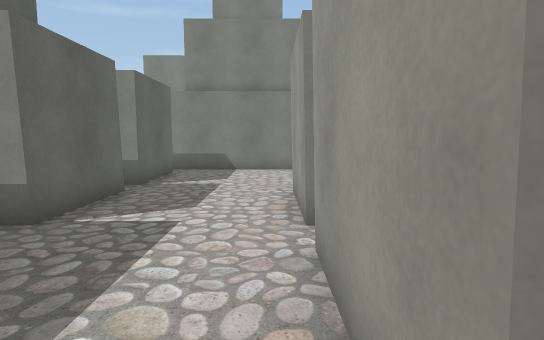
view 1 (above)

23 first-person views from a walk through a scene from a Unity 3-D project. The camera is 1.3 m above the floor, tilts 6° down and sees 80° across. The floor is counted in squares, 1 m on a side. Each view is taken from the middle of a square. On the plan, view 1 faces up. The plan holds only what a view shows up to about 14 squares ahead; the rest is blank. The place goes on beyond the plan. The player character is not drawn.

view 2
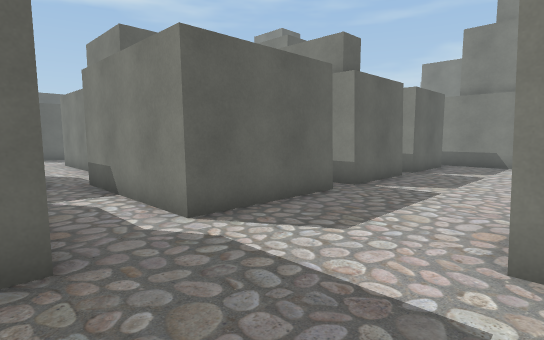

view 3
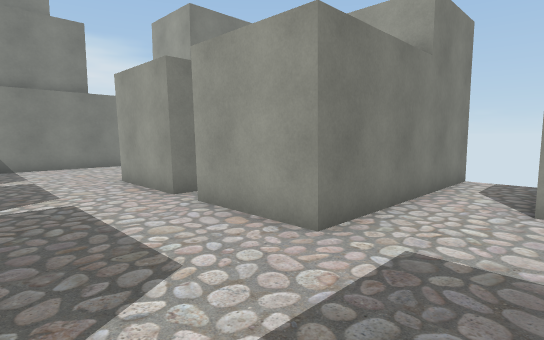

view 4
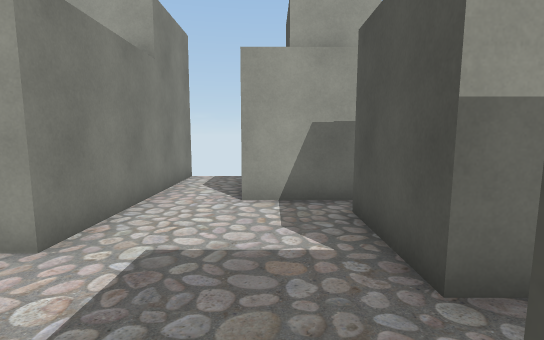

view 5
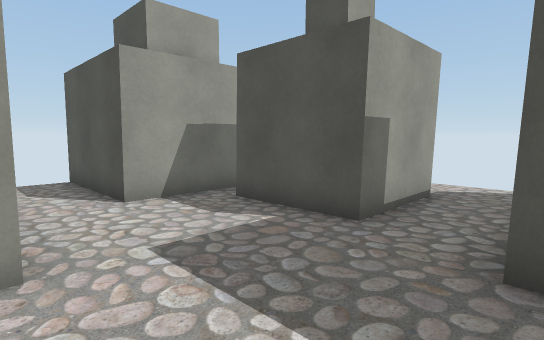

view 6
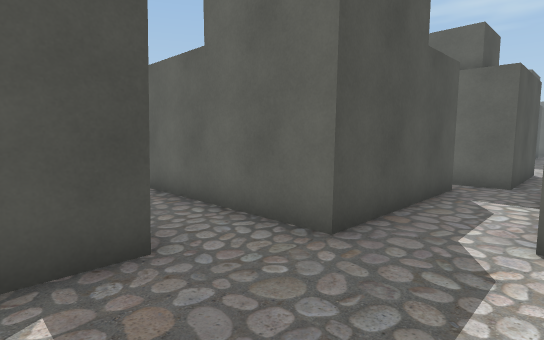

view 7
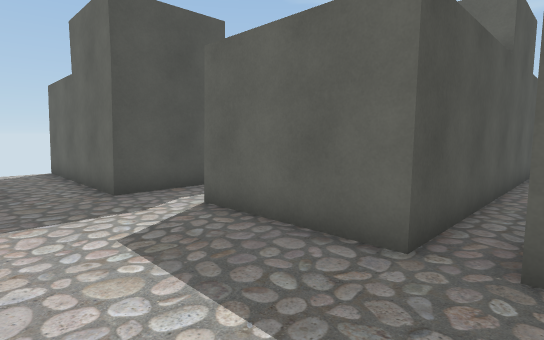

view 8
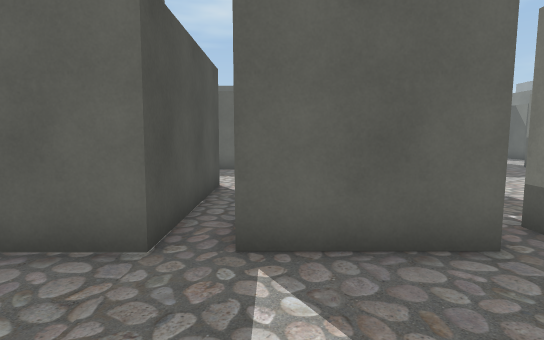

view 9
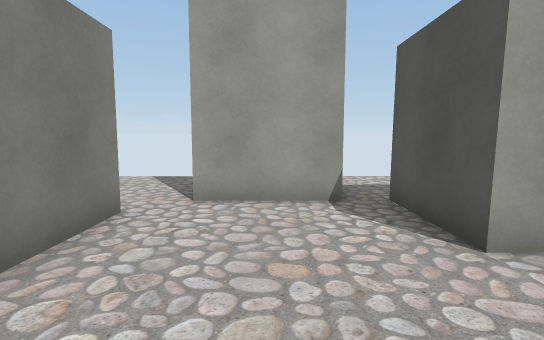

view 10
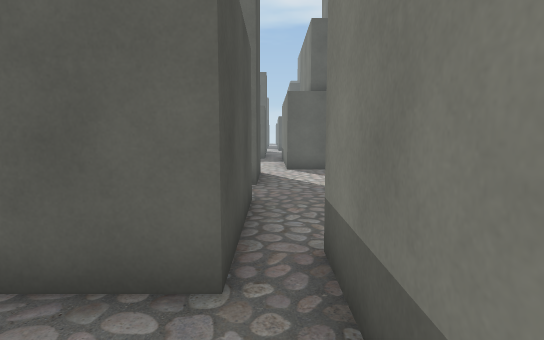

view 11
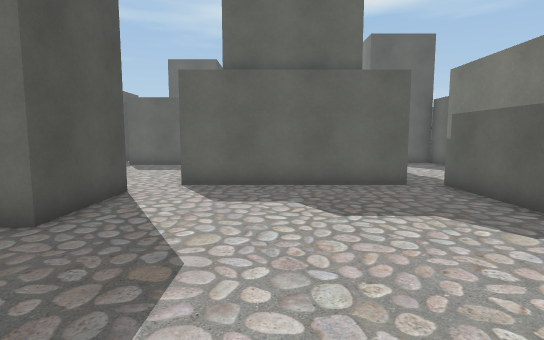

view 12
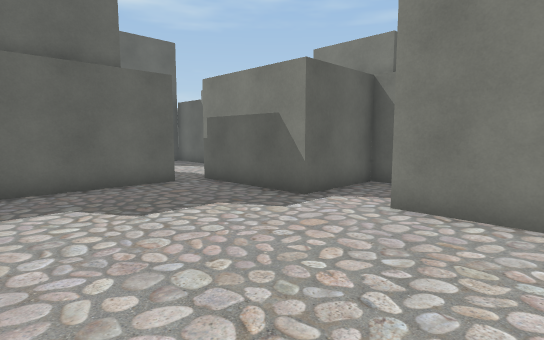

view 13
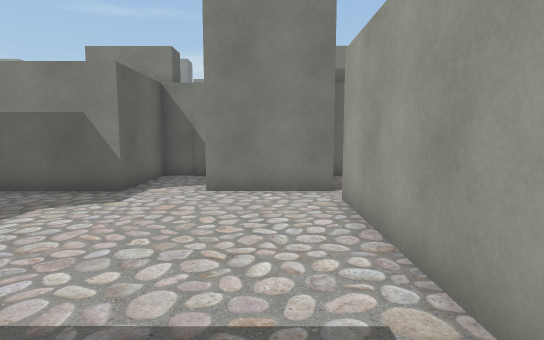

view 14
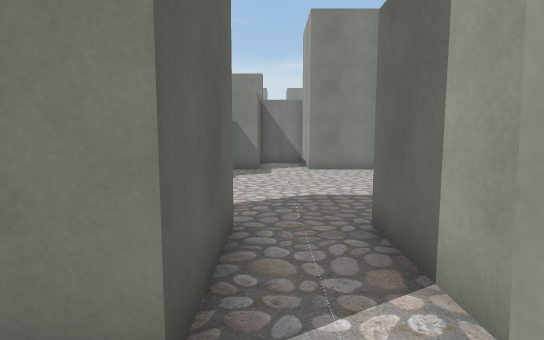

view 15
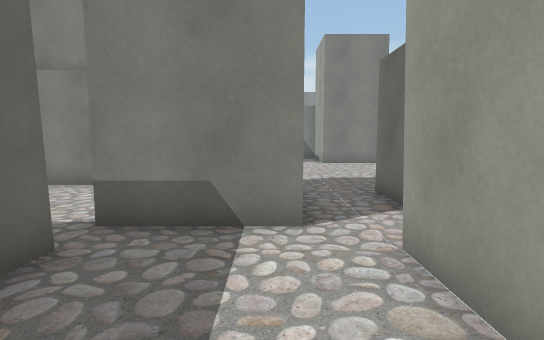

view 16
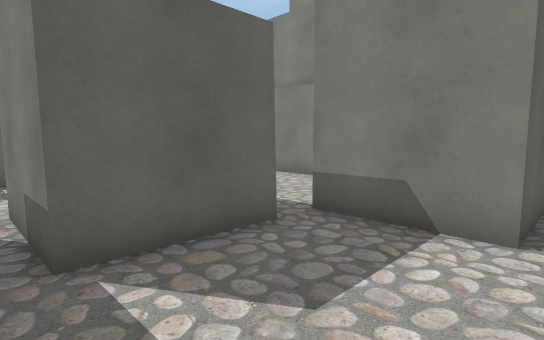

view 17
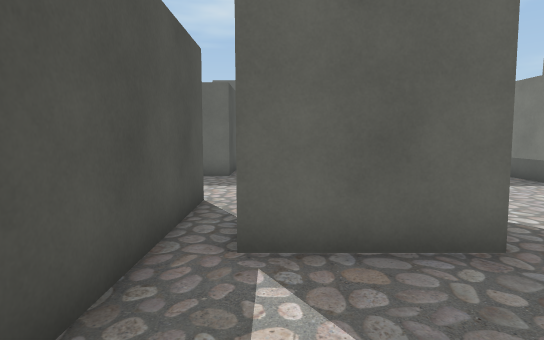

view 18
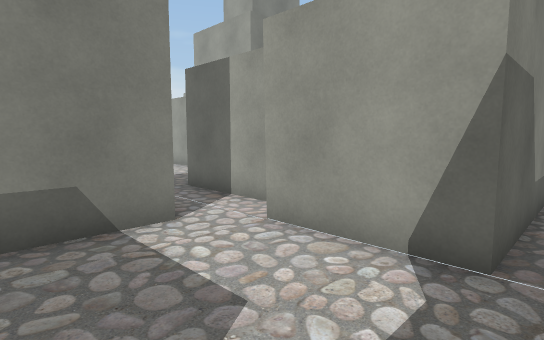

view 19
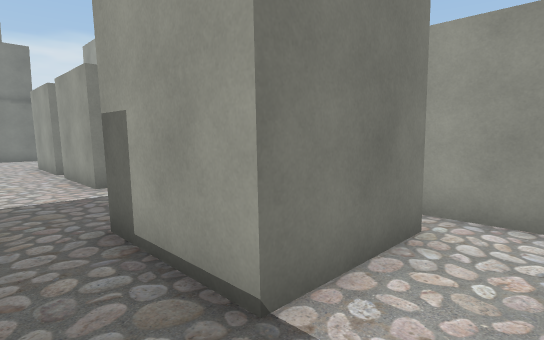

view 20
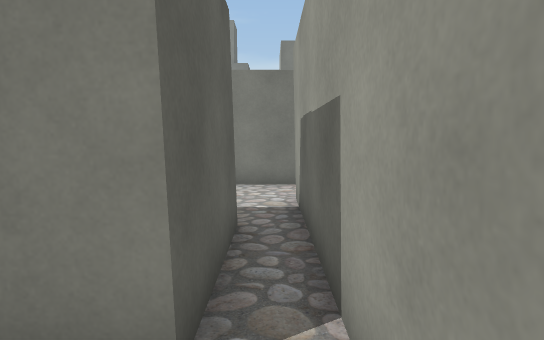

view 21
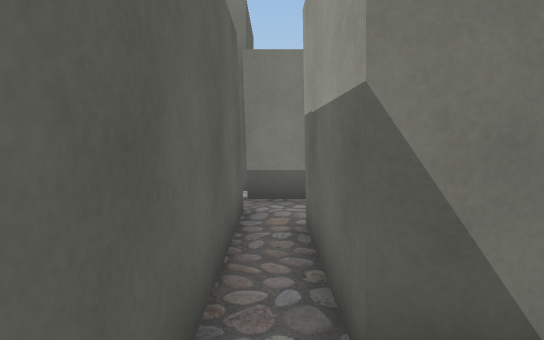

view 22
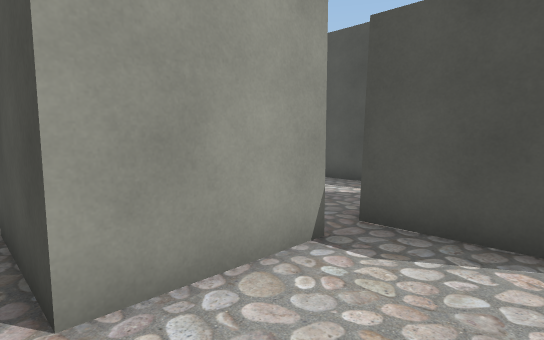

view 23
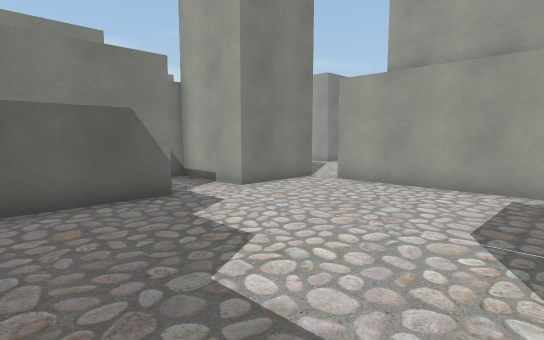

### Floor plan
Ten units are one square. View 1 is at (0, 0); x grows to the right and y downward. Boxes are objects, and circles mark ways between rooms. Rooms are numbered by the first view taken in them; rooms with no view inside come last. Other rooms are left out.
<svg viewBox="-160 -231 240 320">
<path fill="none" stroke="#000" d="M5 -46 5 -76 35 -76M-5 34 25 34 25 64 -5 64 -5 34M-86 -36 -36 -36 -36 4 -86 4M35 -85 35 -116M-85 14 -85 55M-75 -76 -36 -76 -36 -46 -85 -46M75 -6 5 -6 5 -36M-76 54 -76 24 -25 24 -25 84M-46 -116 -36 -116 -36 -86 -40 -86M35 76 35 14 75 14M15 -126 -46 -126M-46 -136 -46 -186M-136 -186 -136 -126 -155 -126M-76 -86 -76 -116 -46 -116M-126 -86 -126 -116 -96 -116 -96 -86 -106 -86M-85 -76 -75 -76M-55 -196 -76 -196 -76 -226 -96 -226 -96 -196 -136 -196M-148 -76 -125 -76M-125 -76 -125 -46 -155 -46M-106 -86 -126 -86M-85 -46 -85 -76M-155 -36 -86 -36M-65 54 -76 54M-85 55 -85 65"/>
<circle cx="-40" cy="-120" r="3" fill="#2a7"/>
<circle cx="-70" cy="-80" r="3" fill="#2a7"/>
<circle cx="-80" cy="-40" r="3" fill="#2a7"/>
<circle cx="-80" cy="50" r="3" fill="#2a7"/>
<circle cx="-107" cy="-80" r="3" fill="#2a7"/>
<text x="-10" y="-20">1</text>
<text x="-100" y="-140">2</text>
<text x="-110" y="-60">3</text>
<text x="-70" y="70">4</text>
</svg>
Room 1 opens to room 2. Room 1 opens to room 3. Room 1 opens to room 4. Room 2 opens to room 3.

Where each view was taken, in squares from view 1:
view 1: 0 up, 0 right, facing up
view 2: 3 down, 1 right, facing up-left
view 3: 2 down, 3 left, facing up-right
view 4: 2 down, 3 left, facing right
view 5: 1 up, 3 left, facing down-right
view 6: 0 up, 1 right, facing down-left
view 7: 5 up, 0 right, facing down-left
view 8: 9 up, 0 right, facing left
view 9: 10 up, 3 left, facing right
view 10: 12 up, 1 left, facing left
view 11: 15 up, 5 left, facing left
view 12: 14 up, 5 left, facing up-left
view 13: 12 up, 6 left, facing up
view 14: 7 up, 9 left, facing up
view 15: 4 up, 10 left, facing up
view 16: 4 up, 9 left, facing up-left
view 17: 5 up, 9 left, facing left
view 18: 4 up, 12 left, facing up-right
view 19: 8 down, 2 left, facing up-right
view 20: 8 down, 3 right, facing up
view 21: 7 down, 8 left, facing up
view 22: 12 up, 15 left, facing down-right
view 23: 13 up, 13 left, facing up-right
